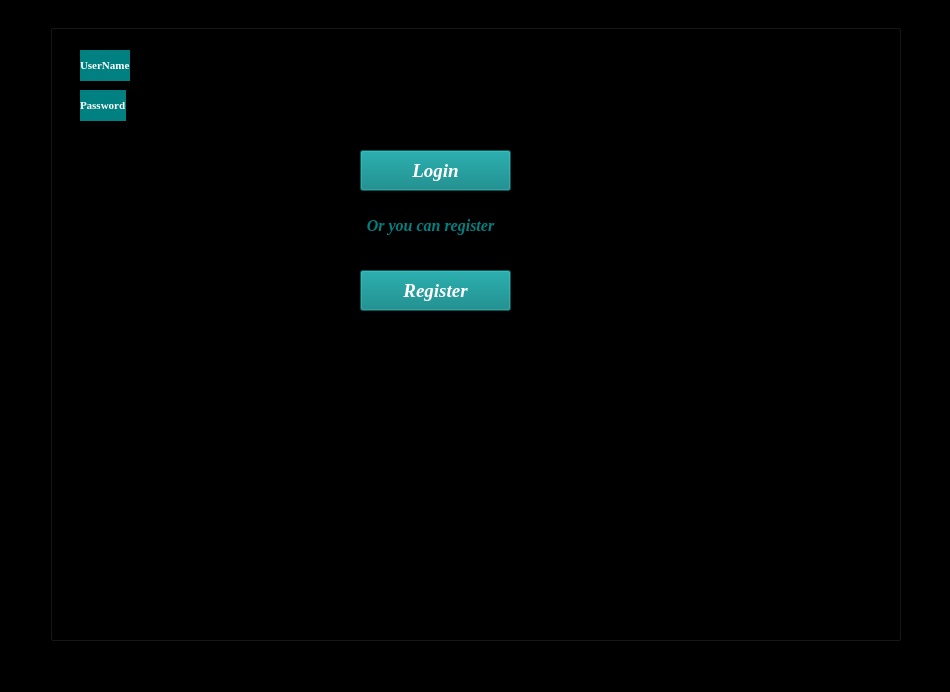
<?xml version="1.0" encoding="UTF-8"?>
<ui version="4.0">
 <class>MainWindow</class>
 <widget class="QMainWindow" name="MainWindow">
  <property name="geometry">
   <rect>
    <x>0</x>
    <y>0</y>
    <width>950</width>
    <height>692</height>
   </rect>
  </property>
  <property name="windowTitle">
   <string>MainWindow</string>
  </property>
  <property name="styleSheet">
   <string notr="true">background-color: black;
</string>
  </property>
  <widget class="QWidget" name="centralwidget">
   <widget class="QGroupBox" name="groupBox">
    <property name="geometry">
     <rect>
      <x>50</x>
      <y>10</y>
      <width>851</width>
      <height>631</height>
     </rect>
    </property>
    <property name="styleSheet">
     <string notr="true">background-color: black;
</string>
    </property>
    <property name="title">
     <string>Sign In</string>
    </property>
    <widget class="QPushButton" name="pushButton_login">
     <property name="geometry">
      <rect>
       <x>310</x>
       <y>140</y>
       <width>151</width>
       <height>41</height>
      </rect>
     </property>
     <property name="font">
      <font>
       <family>Times New Roman</family>
       <pointsize>14</pointsize>
       <italic>true</italic>
       <bold>true</bold>
      </font>
     </property>
     <property name="styleSheet">
      <string notr="true">color: white;
background-color: teal;
</string>
     </property>
     <property name="text">
      <string>Login</string>
     </property>
    </widget>
    <widget class="QWidget" name="layoutWidget">
     <property name="geometry">
      <rect>
       <x>30</x>
       <y>40</y>
       <width>391</width>
       <height>31</height>
      </rect>
     </property>
     <layout class="QHBoxLayout" name="horizontalLayout">
      <item>
       <widget class="QLabel" name="label">
        <property name="font">
         <font>
          <family>Times New Roman</family>
         </font>
        </property>
        <property name="styleSheet">
         <string notr="true">background-color: teal;
</string>
        </property>
        <property name="text">
         <string>&lt;html&gt;&lt;head/&gt;&lt;body&gt;&lt;p&gt;&lt;span style=&quot; font-size:8pt; font-weight:700; color:#ffffff;&quot;&gt;UserName&lt;/span&gt;&lt;/p&gt;&lt;/body&gt;&lt;/html&gt;</string>
        </property>
       </widget>
      </item>
      <item>
       <widget class="QLineEdit" name="lineEdit_username">
        <property name="font">
         <font>
          <family>Times New Roman</family>
          <pointsize>10</pointsize>
          <italic>true</italic>
          <bold>true</bold>
         </font>
        </property>
        <property name="focusPolicy">
         <enum>Qt::StrongFocus</enum>
        </property>
        <property name="styleSheet">
         <string notr="true">color: #ffffff;
</string>
        </property>
       </widget>
      </item>
     </layout>
    </widget>
    <widget class="QWidget" name="layoutWidget">
     <property name="geometry">
      <rect>
       <x>30</x>
       <y>80</y>
       <width>391</width>
       <height>31</height>
      </rect>
     </property>
     <layout class="QHBoxLayout" name="Layout2">
      <item>
       <widget class="QLabel" name="label_2">
        <property name="font">
         <font>
          <family>Times New Roman</family>
         </font>
        </property>
        <property name="styleSheet">
         <string notr="true">background-color: teal;
</string>
        </property>
        <property name="text">
         <string>&lt;html&gt;&lt;head/&gt;&lt;body&gt;&lt;p&gt;&lt;span style=&quot; font-size:8pt; font-weight:700; color:#ffffff;&quot;&gt;Password&lt;/span&gt;&lt;/p&gt;&lt;/body&gt;&lt;/html&gt;</string>
        </property>
       </widget>
      </item>
      <item>
       <widget class="QLineEdit" name="lineEdit_password">
        <property name="font">
         <font>
          <family>Times New Roman</family>
          <pointsize>10</pointsize>
          <italic>true</italic>
          <bold>true</bold>
         </font>
        </property>
        <property name="focusPolicy">
         <enum>Qt::StrongFocus</enum>
        </property>
        <property name="styleSheet">
         <string notr="true">color: #ffffff;
</string>
        </property>
        <property name="echoMode">
         <enum>QLineEdit::Password</enum>
        </property>
       </widget>
      </item>
     </layout>
    </widget>
    <widget class="QLabel" name="text">
     <property name="geometry">
      <rect>
       <x>210</x>
       <y>190</y>
       <width>341</width>
       <height>51</height>
      </rect>
     </property>
     <property name="font">
      <font>
       <family>Times New Roman</family>
       <pointsize>14</pointsize>
       <italic>true</italic>
       <bold>true</bold>
      </font>
     </property>
     <property name="styleSheet">
      <string notr="true">color: teal;
background-color: black;
</string>
     </property>
     <property name="text">
      <string>&lt;html&gt;&lt;head/&gt;&lt;body&gt;&lt;p align=&quot;center&quot;&gt;&lt;span style=&quot; font-size:12pt;&quot;&gt;Or you can register&lt;/span&gt;&lt;/p&gt;&lt;/body&gt;&lt;/html&gt;</string>
     </property>
    </widget>
    <widget class="QPushButton" name="btnRegister">
     <property name="geometry">
      <rect>
       <x>310</x>
       <y>260</y>
       <width>151</width>
       <height>41</height>
      </rect>
     </property>
     <property name="font">
      <font>
       <family>Times New Roman</family>
       <pointsize>14</pointsize>
       <italic>true</italic>
       <bold>true</bold>
      </font>
     </property>
     <property name="styleSheet">
      <string notr="true">color: white;
background-color: teal;
</string>
     </property>
     <property name="text">
      <string>Register</string>
     </property>
    </widget>
   </widget>
  </widget>
  <widget class="QMenuBar" name="menubar">
   <property name="geometry">
    <rect>
     <x>0</x>
     <y>0</y>
     <width>950</width>
     <height>21</height>
    </rect>
   </property>
  </widget>
  <widget class="QStatusBar" name="statusbar"/>
 </widget>
 <resources/>
 <connections/>
</ui>
